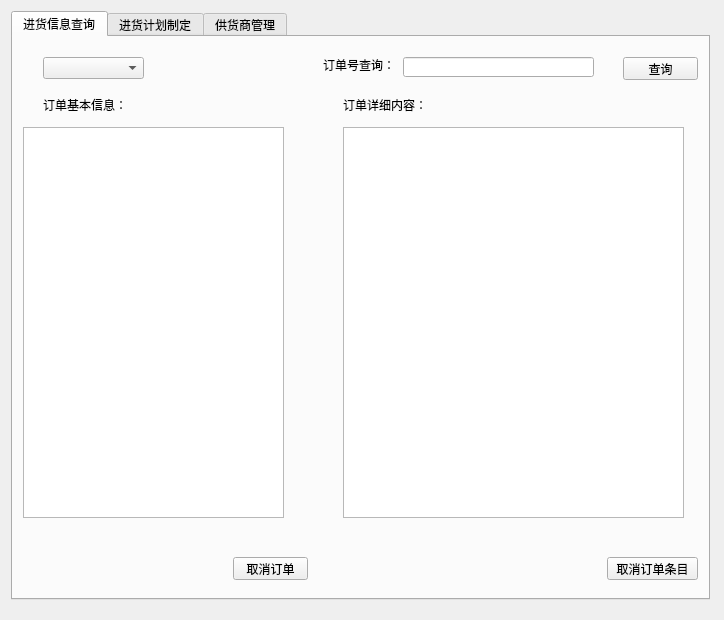
<?xml version="1.0" encoding="UTF-8"?>
<ui version="4.0">
 <class>stock_MainWindow</class>
 <widget class="QMainWindow" name="stock_MainWindow">
  <property name="geometry">
   <rect>
    <x>0</x>
    <y>0</y>
    <width>724</width>
    <height>620</height>
   </rect>
  </property>
  <property name="windowTitle">
   <string>MainWindow</string>
  </property>
  <widget class="QWidget" name="centralWidget">
   <widget class="QWidget" name="horizontalLayoutWidget">
    <property name="geometry">
     <rect>
      <x>0</x>
      <y>0</y>
      <width>721</width>
      <height>611</height>
     </rect>
    </property>
    <layout class="QHBoxLayout" name="horizontalLayout">
     <item>
      <widget class="QTabWidget" name="tabWidget">
       <property name="font">
        <font>
         <family>Microsoft YaHei UI</family>
        </font>
       </property>
       <property name="currentIndex">
        <number>0</number>
       </property>
       <widget class="QWidget" name="tab">
        <attribute name="title">
         <string>进货信息查询</string>
        </attribute>
        <widget class="QComboBox" name="comboBox">
         <property name="geometry">
          <rect>
           <x>30</x>
           <y>20</y>
           <width>101</width>
           <height>22</height>
          </rect>
         </property>
        </widget>
        <widget class="QLabel" name="label">
         <property name="geometry">
          <rect>
           <x>30</x>
           <y>60</y>
           <width>81</width>
           <height>16</height>
          </rect>
         </property>
         <property name="text">
          <string>订单基本信息：</string>
         </property>
        </widget>
        <widget class="QTableView" name="tableView">
         <property name="geometry">
          <rect>
           <x>330</x>
           <y>90</y>
           <width>341</width>
           <height>391</height>
          </rect>
         </property>
        </widget>
        <widget class="QLabel" name="label_2">
         <property name="geometry">
          <rect>
           <x>330</x>
           <y>60</y>
           <width>81</width>
           <height>16</height>
          </rect>
         </property>
         <property name="text">
          <string>订单详细内容：</string>
         </property>
        </widget>
        <widget class="QLabel" name="label_3">
         <property name="geometry">
          <rect>
           <x>310</x>
           <y>20</y>
           <width>71</width>
           <height>16</height>
          </rect>
         </property>
         <property name="text">
          <string>订单号查询：</string>
         </property>
        </widget>
        <widget class="QLineEdit" name="lineEdit">
         <property name="geometry">
          <rect>
           <x>390</x>
           <y>20</y>
           <width>191</width>
           <height>20</height>
          </rect>
         </property>
        </widget>
        <widget class="QPushButton" name="pushButton">
         <property name="geometry">
          <rect>
           <x>610</x>
           <y>20</y>
           <width>75</width>
           <height>23</height>
          </rect>
         </property>
         <property name="text">
          <string>查询</string>
         </property>
        </widget>
        <widget class="QTableView" name="tableView_6">
         <property name="geometry">
          <rect>
           <x>10</x>
           <y>90</y>
           <width>261</width>
           <height>391</height>
          </rect>
         </property>
        </widget>
        <widget class="QPushButton" name="pushButton_10">
         <property name="geometry">
          <rect>
           <x>220</x>
           <y>520</y>
           <width>75</width>
           <height>23</height>
          </rect>
         </property>
         <property name="text">
          <string>取消订单</string>
         </property>
        </widget>
        <widget class="QPushButton" name="pushButton_11">
         <property name="geometry">
          <rect>
           <x>594</x>
           <y>520</y>
           <width>91</width>
           <height>23</height>
          </rect>
         </property>
         <property name="text">
          <string>取消订单条目</string>
         </property>
        </widget>
       </widget>
       <widget class="QWidget" name="tab_2">
        <attribute name="title">
         <string>进货计划制定</string>
        </attribute>
        <widget class="QLabel" name="label_4">
         <property name="geometry">
          <rect>
           <x>50</x>
           <y>30</y>
           <width>81</width>
           <height>16</height>
          </rect>
         </property>
         <property name="text">
          <string>供货商：</string>
         </property>
        </widget>
        <widget class="QLabel" name="label_5">
         <property name="geometry">
          <rect>
           <x>280</x>
           <y>30</y>
           <width>54</width>
           <height>12</height>
          </rect>
         </property>
         <property name="text">
          <string>商品信息：</string>
         </property>
        </widget>
        <widget class="QLabel" name="label_6">
         <property name="geometry">
          <rect>
           <x>40</x>
           <y>260</y>
           <width>54</width>
           <height>12</height>
          </rect>
         </property>
         <property name="text">
          <string>进货清单：</string>
         </property>
        </widget>
        <widget class="QPushButton" name="pushButton_2">
         <property name="geometry">
          <rect>
           <x>520</x>
           <y>360</y>
           <width>75</width>
           <height>23</height>
          </rect>
         </property>
         <property name="text">
          <string>删除记录</string>
         </property>
        </widget>
        <widget class="QPushButton" name="pushButton_3">
         <property name="geometry">
          <rect>
           <x>520</x>
           <y>430</y>
           <width>75</width>
           <height>23</height>
          </rect>
         </property>
         <property name="text">
          <string>生成订单</string>
         </property>
        </widget>
        <widget class="QTableWidget" name="tableWidget_2">
         <property name="geometry">
          <rect>
           <x>30</x>
           <y>290</y>
           <width>461</width>
           <height>221</height>
          </rect>
         </property>
        </widget>
        <widget class="QTableView" name="tableView_2">
         <property name="geometry">
          <rect>
           <x>20</x>
           <y>50</y>
           <width>221</width>
           <height>192</height>
          </rect>
         </property>
        </widget>
        <widget class="QTableView" name="tableView_5">
         <property name="geometry">
          <rect>
           <x>300</x>
           <y>50</y>
           <width>351</width>
           <height>192</height>
          </rect>
         </property>
        </widget>
        <widget class="QLCDNumber" name="lcdNumber">
         <property name="geometry">
          <rect>
           <x>600</x>
           <y>10</y>
           <width>71</width>
           <height>23</height>
          </rect>
         </property>
        </widget>
        <widget class="QLabel" name="label_12">
         <property name="geometry">
          <rect>
           <x>500</x>
           <y>10</y>
           <width>91</width>
           <height>20</height>
          </rect>
         </property>
         <property name="text">
          <string>剩余仓库空间：</string>
         </property>
        </widget>
        <widget class="QPushButton" name="pushButton_9">
         <property name="geometry">
          <rect>
           <x>594</x>
           <y>250</y>
           <width>81</width>
           <height>23</height>
          </rect>
         </property>
         <property name="text">
          <string>加入进货清单</string>
         </property>
        </widget>
        <widget class="QLabel" name="label_13">
         <property name="geometry">
          <rect>
           <x>40</x>
           <y>530</y>
           <width>71</width>
           <height>16</height>
          </rect>
         </property>
         <property name="text">
          <string>进货总价格：</string>
         </property>
        </widget>
        <widget class="QLCDNumber" name="lcdNumber_2">
         <property name="geometry">
          <rect>
           <x>110</x>
           <y>530</y>
           <width>131</width>
           <height>23</height>
          </rect>
         </property>
        </widget>
        <widget class="QLabel" name="label_14">
         <property name="geometry">
          <rect>
           <x>340</x>
           <y>530</y>
           <width>71</width>
           <height>16</height>
          </rect>
         </property>
         <property name="text">
          <string>进货总运费：</string>
         </property>
        </widget>
        <widget class="QLCDNumber" name="lcdNumber_3">
         <property name="geometry">
          <rect>
           <x>420</x>
           <y>530</y>
           <width>131</width>
           <height>23</height>
          </rect>
         </property>
        </widget>
       </widget>
       <widget class="QWidget" name="tab_3">
        <attribute name="title">
         <string>供货商管理</string>
        </attribute>
        <widget class="QComboBox" name="comboBox_2">
         <property name="geometry">
          <rect>
           <x>30</x>
           <y>20</y>
           <width>121</width>
           <height>22</height>
          </rect>
         </property>
        </widget>
        <widget class="QLabel" name="label_7">
         <property name="geometry">
          <rect>
           <x>30</x>
           <y>60</y>
           <width>101</width>
           <height>20</height>
          </rect>
         </property>
         <property name="text">
          <string>供货商基本信息：</string>
         </property>
        </widget>
        <widget class="QLabel" name="label_8">
         <property name="geometry">
          <rect>
           <x>280</x>
           <y>70</y>
           <width>101</width>
           <height>16</height>
          </rect>
         </property>
         <property name="text">
          <string>供货商商品信息：</string>
         </property>
        </widget>
        <widget class="QTableView" name="tableView_4">
         <property name="geometry">
          <rect>
           <x>310</x>
           <y>90</y>
           <width>281</width>
           <height>351</height>
          </rect>
         </property>
        </widget>
        <widget class="QLineEdit" name="lineEdit_2">
         <property name="geometry">
          <rect>
           <x>120</x>
           <y>60</y>
           <width>151</width>
           <height>20</height>
          </rect>
         </property>
        </widget>
        <widget class="QLabel" name="label_9">
         <property name="geometry">
          <rect>
           <x>40</x>
           <y>60</y>
           <width>71</width>
           <height>20</height>
          </rect>
         </property>
         <property name="text">
          <string>供货商名字：</string>
         </property>
        </widget>
        <widget class="QLabel" name="label_10">
         <property name="geometry">
          <rect>
           <x>310</x>
           <y>60</y>
           <width>71</width>
           <height>16</height>
          </rect>
         </property>
         <property name="text">
          <string>供货商地址：</string>
         </property>
        </widget>
        <widget class="QLineEdit" name="lineEdit_3">
         <property name="geometry">
          <rect>
           <x>390</x>
           <y>60</y>
           <width>191</width>
           <height>20</height>
          </rect>
         </property>
        </widget>
        <widget class="QLabel" name="label_11">
         <property name="geometry">
          <rect>
           <x>50</x>
           <y>90</y>
           <width>101</width>
           <height>16</height>
          </rect>
         </property>
         <property name="text">
          <string>供货商提供的商品：</string>
         </property>
        </widget>
        <widget class="QPushButton" name="pushButton_4">
         <property name="geometry">
          <rect>
           <x>600</x>
           <y>130</y>
           <width>75</width>
           <height>23</height>
          </rect>
         </property>
         <property name="text">
          <string>保存</string>
         </property>
        </widget>
        <widget class="QPushButton" name="pushButton_5">
         <property name="geometry">
          <rect>
           <x>600</x>
           <y>180</y>
           <width>75</width>
           <height>23</height>
          </rect>
         </property>
         <property name="text">
          <string>增加商品</string>
         </property>
        </widget>
        <widget class="QPushButton" name="pushButton_6">
         <property name="geometry">
          <rect>
           <x>600</x>
           <y>240</y>
           <width>75</width>
           <height>23</height>
          </rect>
         </property>
         <property name="text">
          <string>删除商品</string>
         </property>
        </widget>
        <widget class="QPushButton" name="pushButton_7">
         <property name="geometry">
          <rect>
           <x>574</x>
           <y>30</y>
           <width>91</width>
           <height>23</height>
          </rect>
         </property>
         <property name="text">
          <string>修改供应商信息</string>
         </property>
        </widget>
        <widget class="QTableWidget" name="tableWidget">
         <property name="geometry">
          <rect>
           <x>60</x>
           <y>120</y>
           <width>491</width>
           <height>361</height>
          </rect>
         </property>
        </widget>
        <widget class="QTableView" name="tableView_3">
         <property name="geometry">
          <rect>
           <x>20</x>
           <y>90</y>
           <width>231</width>
           <height>351</height>
          </rect>
         </property>
        </widget>
        <widget class="QPushButton" name="pushButton_8">
         <property name="geometry">
          <rect>
           <x>600</x>
           <y>290</y>
           <width>75</width>
           <height>23</height>
          </rect>
         </property>
         <property name="text">
          <string>删除供应商</string>
         </property>
        </widget>
       </widget>
      </widget>
     </item>
    </layout>
   </widget>
  </widget>
 </widget>
 <layoutdefault spacing="6" margin="11"/>
 <resources/>
 <connections/>
</ui>
